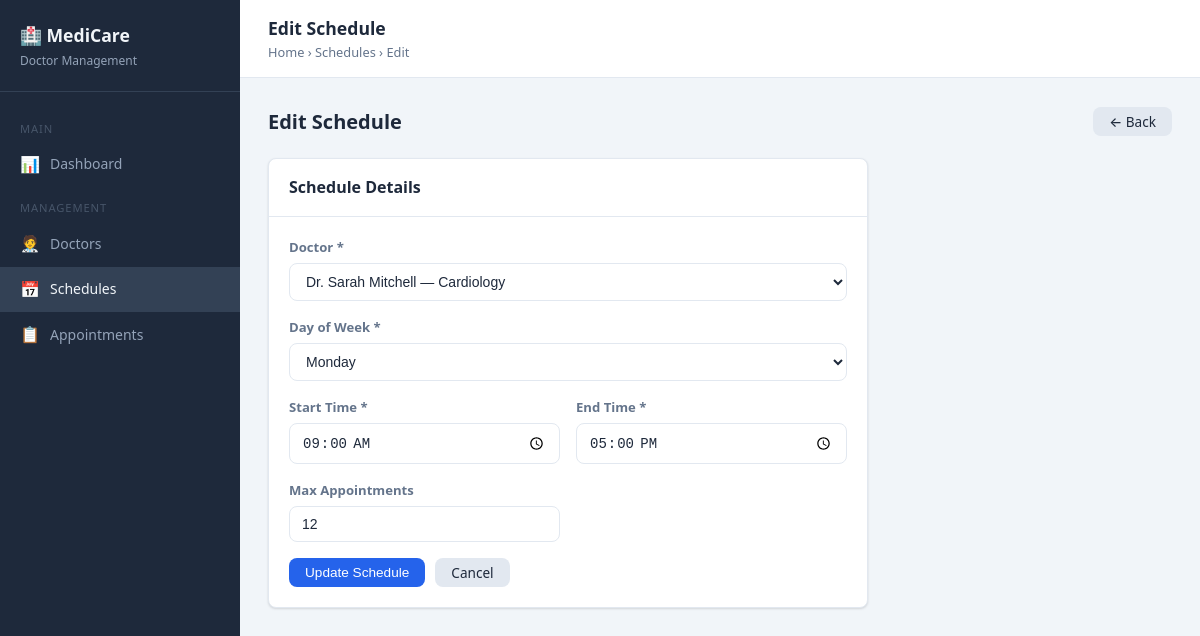
The page /schedules/edit.php?id=1 on the database its author committed.
### tables this page shows
CREATE TABLE IF NOT EXISTS schedules (
    id INT AUTO_INCREMENT PRIMARY KEY,
    doctor_id INT NOT NULL,
    day_of_week ENUM('Monday','Tuesday','Wednesday','Thursday','Friday','Saturday','Sunday') NOT NULL,
    start_time TIME NOT NULL,
    end_time TIME NOT NULL,
    max_appointments INT DEFAULT 10,
    created_at TIMESTAMP DEFAULT CURRENT_TIMESTAMP,
    FOREIGN KEY (doctor_id) REFERENCES doctors(id) ON DELETE CASCADE,
    UNIQUE KEY unique_schedule (doctor_id, day_of_week)
);

CREATE TABLE IF NOT EXISTS doctors (
    id INT AUTO_INCREMENT PRIMARY KEY,
    name VARCHAR(150) NOT NULL,
    specialty VARCHAR(100) NOT NULL,
    email VARCHAR(150) UNIQUE NOT NULL,
    phone VARCHAR(20) NOT NULL,
    bio TEXT,
    created_at TIMESTAMP DEFAULT CURRENT_TIMESTAMP,
    updated_at TIMESTAMP DEFAULT CURRENT_TIMESTAMP ON UPDATE CURRENT_TIMESTAMP
);

### src/schedules/edit.php (the view, shortened to what this page needs)
<?php
$db = getDB();
$id = (int)($_GET['id'] ?? 0);
$stmt = $db->prepare('SELECT * FROM schedules WHERE id = ?');
$stmt->execute([$id]);
$schedule = $stmt->fetch();
$doctors = $db->query('SELECT id, name, specialty FROM doctors ORDER BY name')->fetchAll();
$days = ['Monday','Tuesday','Wednesday','Thursday','Friday','Saturday','Sunday'];
$values = $schedule;
$values['start_time'] = substr($values['start_time'], 0, 5);
$values['end_time']   = substr($values['end_time'], 0, 5);
include __DIR__ . '/../includes/header.php';
?>
<div class="page-header">
  <h2>Edit Schedule</h2>
  <a href="/schedules/" class="btn btn-secondary">&#x2190; Back</a>
</div>
<div class="card" style="max-width:600px">
  <div class="card-header"><h3>Schedule Details</h3></div>
  <div class="card-body">
    <form method="POST" novalidate>
      <div class="form-grid">
        <div class="form-group full">
          <label for="doctor_id">Doctor *</label>
          <select id="doctor_id" name="doctor_id" required>
            <?php foreach ($doctors as $d): ?>
              <option value="<?= $d['id'] ?>" <?= $values['doctor_id'] == $d['id'] ? 'selected' : '' ?>>
                <?= htmlspecialchars($d['name']) ?> — <?= htmlspecialchars($d['specialty']) ?>
              </option>
            <?php endforeach; ?>
          </select>
        </div>
        <div class="form-group full">
          <label for="day_of_week">Day of Week *</label>
          <select id="day_of_week" name="day_of_week" required>
            <?php foreach ($days as $d): ?>
              <option value="<?= $d ?>" <?= $values['day_of_week'] === $d ? 'selected' : '' ?>><?= $d ?></option>
            <?php endforeach; ?>
          </select>
        </div>
        <div class="form-group">
          <label for="start_time">Start Time *</label>
          <input id="start_time" name="start_time" type="time" value="<?= htmlspecialchars($values['start_time']) ?>" required>
        </div>
        <div class="form-group">
          <label for="end_time">End Time *</label>
          <input id="end_time" name="end_time" type="time" value="<?= htmlspecialchars($values['end_time']) ?>" required>
        </div>
        <div class="form-group">
          <label for="max_appointments">Max Appointments</label>
          <input id="max_appointments" name="max_appointments" type="number" min="1" max="100"
                 value="<?= $values['max_appointments'] ?>">
        </div>
      </div>
      <div class="form-actions" style="margin-top:16px">
        <button type="submit" class="btn btn-primary">Update Schedule</button>
        <a href="/schedules/" class="btn btn-secondary">Cancel</a>
      </div>
    </form>
  </div>
</div>
<?php include __DIR__ . '/../includes/footer.php'; ?>

### src/css/style.css (style rules this page uses)
*, *::before, *::after { box-sizing: border-box; margin: 0; padding: 0; }
:root { --primary: #2563eb; --primary-dk: #1d4ed8; --secondary: #64748b; --success: #16a34a; --warning: #d97706; --danger: #dc2626; --info: #0891b2; --bg: #f1f5f9; --surface: #ffffff; --border: #e2e8f0; --text: #1e293b; --text-muted: #64748b; --radius: 8px; --shadow: 0 1px 3px rgba(0,0,0,.08), 0 1px 2px rgba(0,0,0,.06); --shadow-md: 0 4px 6px rgba(0,0,0,.07), 0 2px 4px rgba(0,0,0,.06); }
body { font-family: 'Segoe UI', system-ui, -apple-system, sans-serif; background: var(--bg); color: var(--text); font-size: 15px; line-height: 1.6; }
a { color: var(--primary); text-decoration: none; }
.card { background: var(--surface); border: 1px solid var(--border); border-radius: var(--radius); box-shadow: var(--shadow); }
.card-header { padding: 16px 20px; border-bottom: 1px solid var(--border); display: flex; align-items: center; justify-content: space-between; gap: 12px; }
.card-header h3 { font-size: 1rem; font-weight: 600; }
.card-body { padding: 20px; }
.btn { display: inline-flex; align-items: center; gap: 6px; padding: 8px 16px; border-radius: var(--radius); border: none; cursor: pointer; font-size: .85rem; font-weight: 500; line-height: 1; white-space: nowrap; transition: filter .15s, opacity .15s; text-decoration: none; }
.btn-primary { background: var(--primary); color: #fff; }
.btn-secondary { background: #e2e8f0; color: var(--text); }
.form-grid { display: grid; grid-template-columns: repeat(auto-fit, minmax(240px, 1fr)); gap: 16px; }
.form-group { display: flex; flex-direction: column; gap: 5px; }
.form-group.full { grid-column: 1 / -1; }
label { font-size: .82rem; font-weight: 600; color: var(--text-muted); }
input, select, textarea { padding: 9px 12px; border: 1px solid var(--border); border-radius: var(--radius); font-size: .875rem; color: var(--text); background: var(--surface); transition: border-color .15s, box-shadow .15s; width: 100%; }
.form-actions { display: flex; gap: 10px; margin-top: 8px; }
.page-header { display: flex; align-items: center; justify-content: space-between; margin-bottom: 20px; }
.page-header h2 { font-size: 1.25rem; font-weight: 700; }

### rows shown on the page
schedules: doctor_id "Dr. Sarah Mitchell — Cardiology", day_of_week "Monday", max_appointments "12"

### other values the page prints
$pageTitle "Edit Schedule"
$label "Schedules"
$label "Edit"
